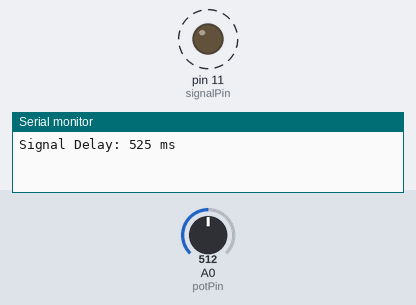
This sketch was run on a simulated Arduino Uno, built with avr-gcc and run on an emulated ATmega328P. Parts: output pins drawn as LEDs (lit = HIGH), the last lines printed to the serial monitor. Dashed ring = blinking. Inputs (shaded band) come from the test bench; at power-on: A0 (potPin) = 512.

Above: at 1.8 s.
1.9 s: A0 (potPin) set to 900
At 2.51 s:
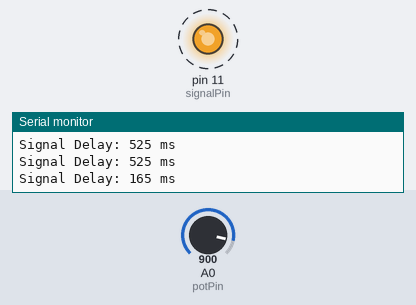
5.4 s: A0 (potPin) set to 716
At 5.57 s:
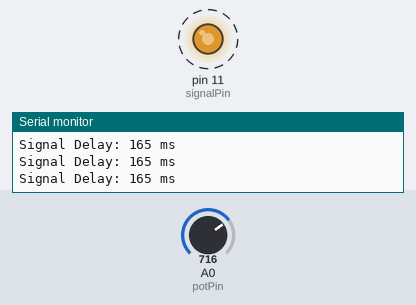
8.9 s: A0 (potPin) set to 122
At 10.1 s:
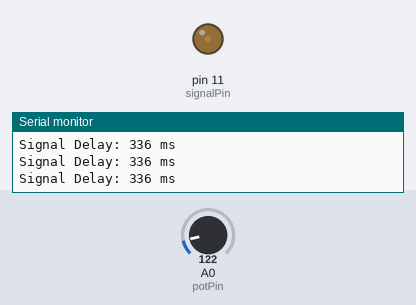
13.1 s: A0 (potPin) set to 511
Timing chart, 0 to 18.3 s (numbered marks = the images above; inputs shaded):
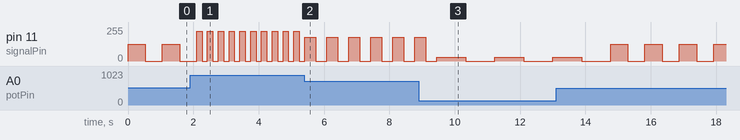

Measured:
- after the input at 1.9 s, pin 11 (signalPin): alternates 224/255 for 0.17 s and 0/255 for 0.17 s, starting after 0.20 s
- after the input at 5.4 s, pin 11 (signalPin): alternates 178/255 for 0.34 s and 0/255 for 0.34 s, starting at once
- by itself, pin 11 (signalPin): alternates 127/255 for 0.53 s and 0/255 for 0.53 s

The sketch:

Variable_Strobe_Control.ino
```cpp
/*
 * Project: Variable Frequency Strobe Light (Analog Signal Modulation)
 * Author: Sayon Ghosh (CSE Student)
 * Logic: Simulating Signal Modulation.
 * - Potentiometer alters Voltage Amplitude (Brightness)
 * - Potentiometer alters Time Period / Frequency (Delay)
 */

const int signalPin = 11; // PWM Pin
const int potPin = A0;

void setup() {
  pinMode(signalPin, OUTPUT);
  pinMode(potPin, INPUT);
  Serial.begin(9600);
}

void loop() {
  int potValue = analogRead(potPin); // Read Input (0-1023)

  // Mapping Input to Amplitude (Brightness: 0-255)
  int brightness = map(potValue, 0, 1023, 0, 255);

  // Mapping Input to Frequency/Delay (Speed: 1000ms to 50ms)
  int speedDelay = map(potValue, 0, 1023, 1000, 50);

  // Signal HIGH (Pulse ON)
  analogWrite(signalPin, brightness);
  delay(speedDelay);

  // Signal LOW (Pulse OFF)
  analogWrite(signalPin, 0);
  delay(speedDelay);

  // Telemetry Log
  Serial.print("Signal Delay: ");
  Serial.print(speedDelay);
  Serial.println(" ms");
}
```
